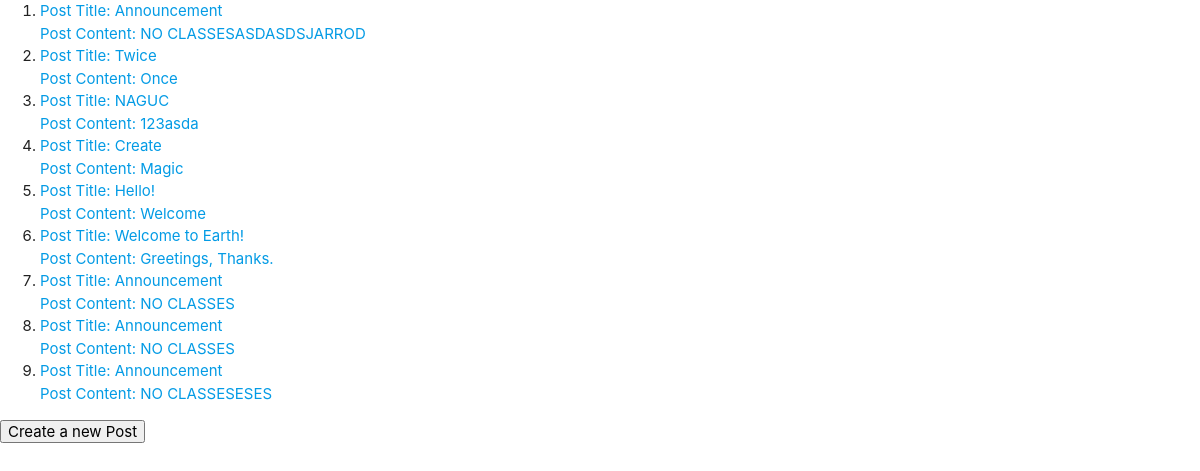
Page /post/ on the earlier database version.
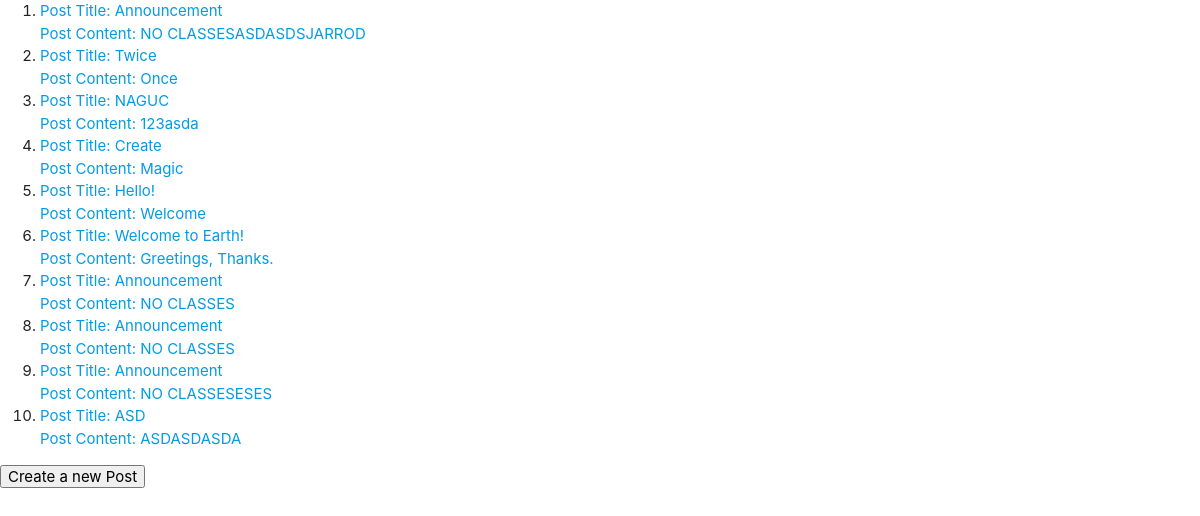
Same page on the later database version.
### post/models.py (models this page shows, shortened)
class Post(models.Model):
    title = models.CharField(max_length=100)
    date_created = models.DateTimeField("Date Created", auto_now_add=True)
    date_updated = models.DateTimeField("Date Updated", null=True, blank=True, auto_now=True)
    content = models.TextField(max_length=100)
    is_active = True

### post/views.py (the view)
# urls.py: path('', views.index, name='index'),
def index(request):
    context = {}
    p = Post.objects.all()
    context['posts'] = p
    return render(request, 'index.html', context)

### post/templates/index.html (shortened to what this page needs)
{% extends 'base.html' %}
{% block body %}
    <form action="{% url 'post:create' %}" method="POST">
    <ol>
    {% for post in posts %}
    <li>
        <a href="{% url 'post:detail' post.id %}">
        Post Title: {{ post.title }} <br />
        Post Content: {{ post.content }}
        </a>
        <br />
    </li>
    {% endfor %}
    </ol>
    <input type="submit" value="Create a new Post">
    </form>
{% endblock body %}

Differences in the rows shown:
added Post: title "ASD", content "ASDASDASDA"
